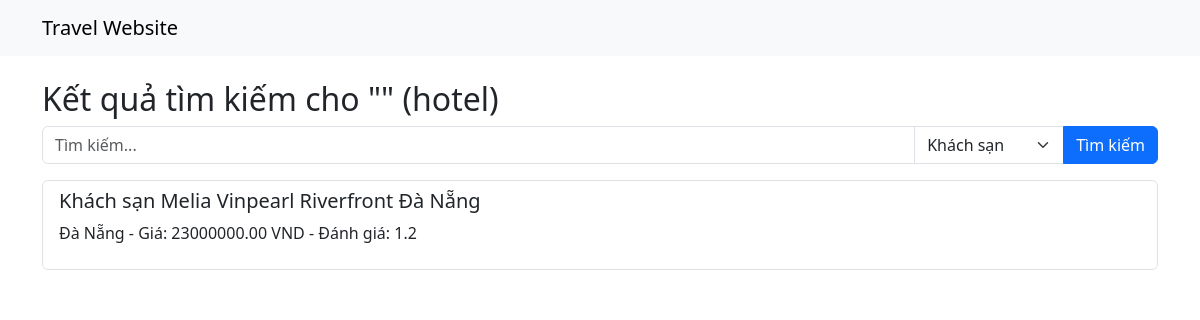
The page /search/ on the database as committed earlier.
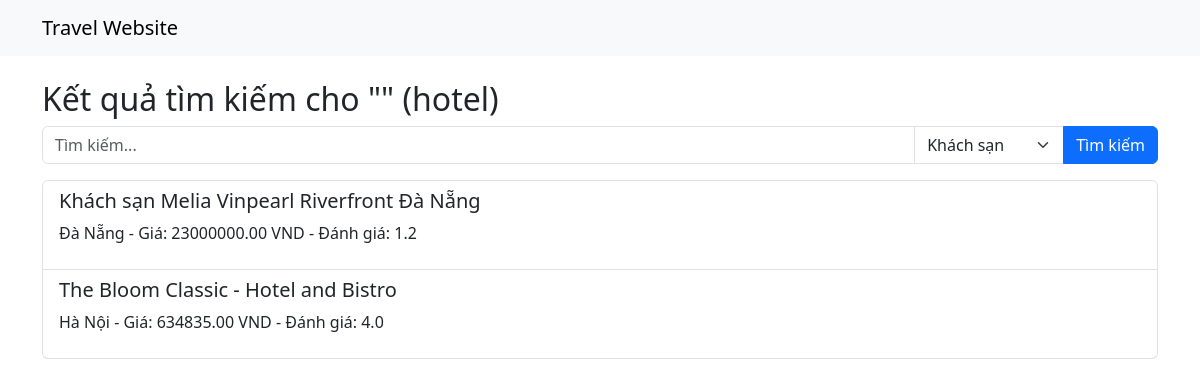
The same page on the database as committed later.
### home/models.py (models this page shows, shortened)
class Hotel(models.Model):
    STAR_CHOICES = [
        (1, '1 Star'),
        (2, '2 Stars'),
        (3, '3 Stars'),
        (4, '4 Stars'),
        (5, '5 Stars'),
    ]
    name = models.CharField(max_length=200)
    location = models.ForeignKey(Location, on_delete=models.CASCADE, related_name='hotels')
    description = models.TextField()
    price = models.DecimalField(max_digits=10, decimal_places=2, help_text="Starting price for rooms")
    rating = models.FloatField(default=0)
    stars = models.IntegerField(choices=STAR_CHOICES, default=3)
    address = models.CharField(max_length=255, blank=True)
    amenities = models.TextField(blank=True, help_text="Comma-separated list of amenities")
    is_featured = models.BooleanField(default=False)

class Location(models.Model):
    name = models.CharField(max_length=100)
    description = models.TextField(blank=True)
    image = models.ImageField(upload_to='locations/', blank=True, null=True)
    is_popular = models.BooleanField(default=False)

### home/views.py (the view, shortened to what this page needs)
# urls.py: path('search/', views.search, name='search'),
def search(request):
    query = request.GET.get('q', '')
    item_type = request.GET.get('type', 'hotel')  # 'hotel', 'flight', 'tour', or 'car'
    results = []
    if item_type == 'hotel':
        results = Hotel.objects.filter(
            Q(name__icontains=query) | Q(location__name__icontains=query)
        )
    elif item_type == 'tour':
        results = Tour.objects.filter(
            Q(name__icontains=query) | Q(location__name__icontains=query)
        )
    elif item_type == 'car':
        results = CarTransfer.objects.filter(
            Q(name__icontains=query) | Q(location__name__icontains=query)
        )
    context = {
        'results': results,
        'query': query,
        'item_type': item_type,
    }
    return render(request, 'home/search.html', context)

### home/templates/home/search.html (shortened to what this page needs)
<!DOCTYPE html>
<html lang="en">
<head>
    <link href="https://cdn.jsdelivr.net/npm/bootstrap@5.3.0/dist/css/bootstrap.min.css" rel="stylesheet" />
</head>
<body>
<nav class="navbar navbar-expand-lg navbar-light bg-light">
  <div class="container">
    <a class="navbar-brand" href="{% url 'home:home' %}">Travel Website</a>
  </div>
</nav>
<div class="container mt-4">
  <h2>Kết quả tìm kiếm cho "{{ query }}" ({{ item_type }})</h2>
  <form method="get" action="{% url 'home:search' %}" class="mb-3">
    <div class="input-group">
      <input type="text" name="q" value="{{ query }}" class="form-control" placeholder="Tìm kiếm..." />
      <select name="type" class="form-select" style="max-width: 150px;" aria-label="Chọn loại tìm kiếm">
        <option value="hotel" {% if item_type == 'hotel' %}selected{% endif %}>Khách sạn</option>
      </select>
      <button class="btn btn-primary" type="submit">Tìm kiếm</button>
    </div>
  </form>
  {% if results %}
    <div class="list-group">
      {% for item in results %}
        <a href="{% url 'home:detail' item_type=item_type item_id=item.id %}" class="list-group-item list-group-item-action">
          {% if item_type == 'hotel' %}
            <h5>{{ item.name }}</h5>
            <p>{{ item.location.name }} - Giá: {{ item.price }} VND - Đánh giá: {{ item.rating }}</p>
          {% elif item_type == 'flight' %}
            <h5>{{ item.flight_number }}</h5>
            <p>{{ item.origin.name }} → {{ item.destination.name }} - Giá: {{ item.price }} VND - Đánh giá: {{ item.rating }}</p>
          {% endif %}
        </a>
      {% endfor %}
    </div>
  {% else %}
    <p>Không tìm thấy kết quả phù hợp.</p>
  {% endif %}
</div>
</body>
</html>

Rows that differ between the two databases and show on the page:
added Hotel: name "The Bloom Classic - Hotel and Bistro", location.name "Hà Nội", price "634835.00", rating "4.0"
